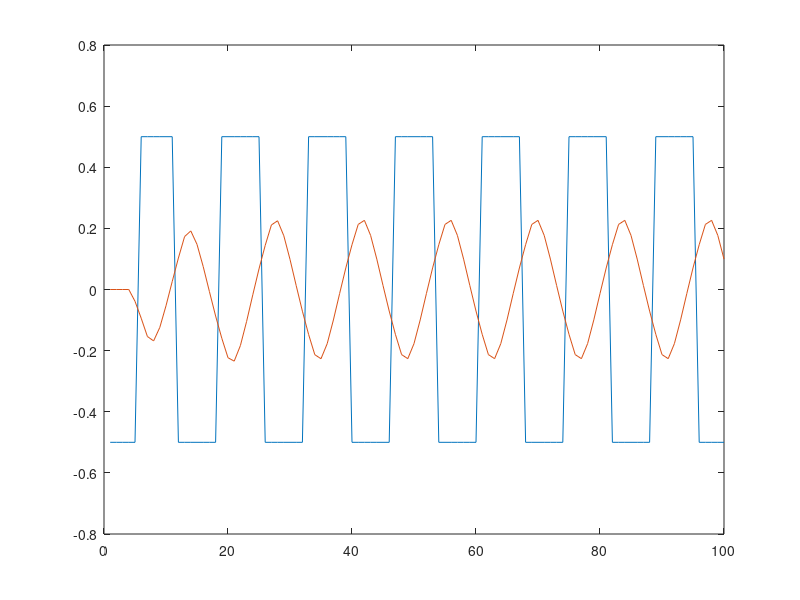

Here is the MATLAB script that generated this plot:
%% Exemplo 6.1 - tecnica do rele
% Modelagem matematica: partes real e imaginaria
% Rele com histerese
% Planta de segunda ordem
close all; clear; clc;

Tamostra=1;npts=100;d=0.5;eps=0.0870;
for t=1:7
    u(t)=-d;e(t)=0;y(t)=0;tempo(t)=t*Tamostra;
end
for t=5:npts                            % experimentacao com rele
    y(t)=1.436*y(t-1)-0.5134*y(t-2)+...
        0.04286*u(t-2)+0.03431*u(t-3);
    e(t)=-y(t);
    if((abs(e(t))>eps)&&(e(t)>0)); u(t)=+d; end
    if((abs(e(t))>eps)&&(e(t)<0)); u(t)=-d; end
    if((abs(e(t))<eps)&&(u(t-1)==+d)); u(t)=+d; end
    if((abs(e(t))<eps)&&(u(t-1)==-d)); u(t)=-d; end
    if(e(t)==+eps); u(t+1)=+d; end
    if(e(t)==-eps); u(t+1)=-d; end
    tempo(t)=t*Tamostra;
end
ch=0;i=1;
for k=4:npts                            % periodo
    s1=u(k);s2=u(k-1);
    if s1~=s2
        ch=ch+1;
        i=i+1;
    end
end
per=((npts+4)/ch)*2*Tamostra;
omega=(2*pi)/(per);
arm=eps;                                % valor de pico
for t=1:npts
    if y(t)>=arm; arm=y(t);end
end
a=arm;
realG=-(pi*sqrt(a^2-eps^2))/(4*d);      % partes real e imaginaria
imag=-(pi*eps)/(4*d);
saida=[u;y];plot(tempo,saida);


%% Exemplo 6.2 - rele nao-simetrico
% Metodo do rele para identificacao de um modelo
%   de primeira ordem com atraso de transporte, isto eh,
%   Gp(s)=K*exp(-teta1*s)/(tau1*s+1)
% Os vetores ur e yr sao obtidos atraves do simulink
close all; clear; clc;

d0=2;d1=0.5;d2=0.5;eps0=2;eps=0.3;nptos=80;Tamostra=0.1;

Tamostra=1;npts=100;d=0.5;eps=0.0870;
for t=1:7
    u(t)=-d;e(t)=0;y(t)=0;tempo(t)=t*Tamostra;
end
for t=5:npts                            % experimentacao com rele
    y(t)=1.436*y(t-1)-0.5134*y(t-2)+...
        0.04286*u(t-2)+0.03431*u(t-3);
    e(t)=-y(t);
    if((abs(e(t))>eps)&&(e(t)>0)); u(t)=+d; end
    if((abs(e(t))>eps)&&(e(t)<0)); u(t)=-d; end
    if((abs(e(t))<eps)&&(u(t-1)==+d)); u(t)=+d; end
    if((abs(e(t))<eps)&&(u(t-1)==-d)); u(t)=-d; end
    if(e(t)==+eps); u(t+1)=+d; end
    if(e(t)==-eps); u(t+1)=-d; end
    tempo(t)=t*Tamostra;
end

nptos1=nptos/Tamostra;kont=0;

for t=2:nptos1
    if u(t)~=u(t-1)
        kont=kont+1;ch(kont)=t;
    end
end
Tu1=(ch(6)-ch(5))*Tamostra; Tu2=(ch(5)-ch(4))*Tamostra;
aux1=ch(3);aux2=ch(5);i=0;
for t=aux1:aux2
    i=i+1;
    yi(i)=y(t);ui(i)=u(t);
    ti(i)=i*Tamostra;
end
a1=0.5*([0 yi]+[yi 0]).*([ti 0] - [0 ti]);
a1=sum(a1(1,2:length(yi)));
a2=0.5*([0 ui]+[ui 0]).*([ti 0] - [0 ti]);
a2=sum(a2(1,2:length(ui)));
K = a1/a2
arm=d0;
for t=aux1:aux2
    if y(t)>=arm
        arm=y(t); end
end
Au=arm;
arm=d0;
for t=aux1:aux2
    if y(t)<=arm
        arm=y(t); end
end
Ad=arm;
teta=log(((d1-d0)*K-eps+eps0)/((d1-d0)*K+Ad));
x1=(d1+d2)*K*exp(teta)-(d1-d0)*K+eps-eps0;
x2=(d0+d2)*K-eps-eps0;
tau1=Tu1/log(x1/x2);
teta1=tau1*teta

